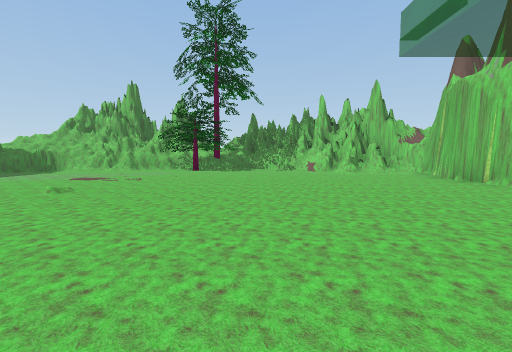
[1] (above)

12 first-person views from a walk through a scene from a Unity 3-D project. The camera is 1.2 m above the floor, tilts 4° down and sees 85° across. The floor is counted in squares, 2.4 m on a side. Each view is taken from the middle of a square. On the plan, view 1 faces up. The plan holds only what a view shows up to about 9 squares ahead; the rest is blank. The place goes on beyond the plan. The player is left out. Some surface patterns are stand-ins.

[2]
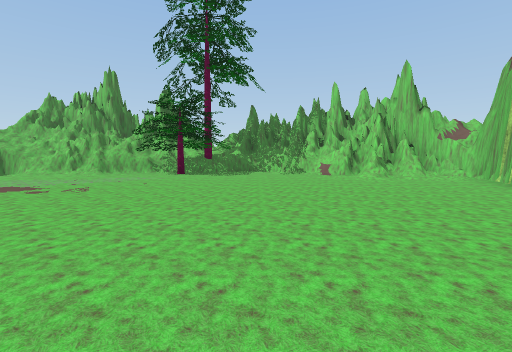

[3]
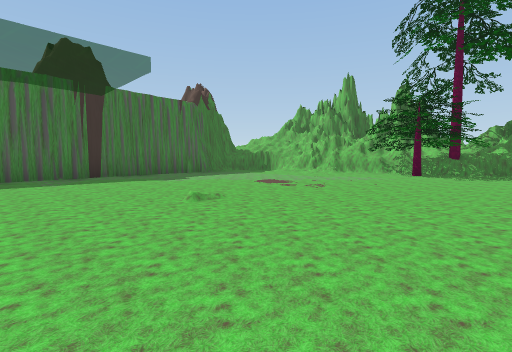

[4]
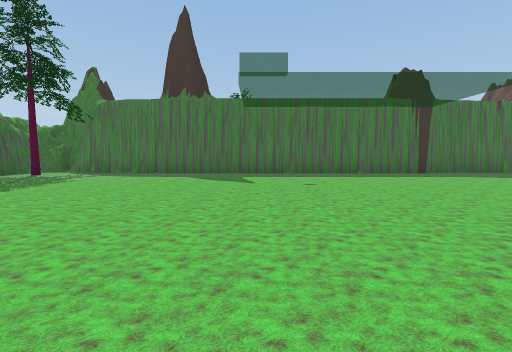

[5]
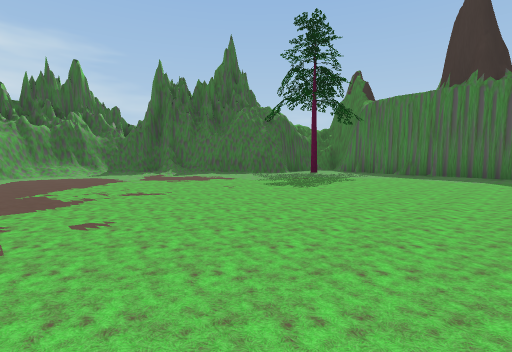

[6]
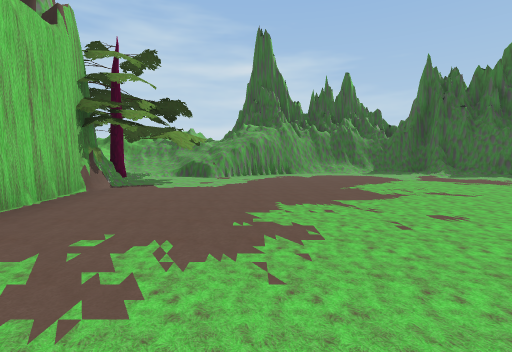

[7]
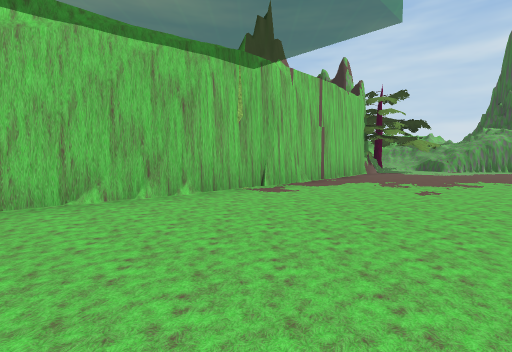

[8]
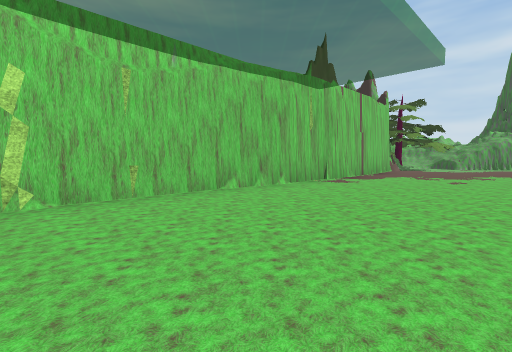

[9]
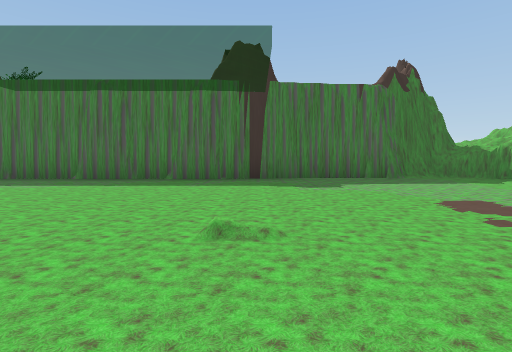

[10]
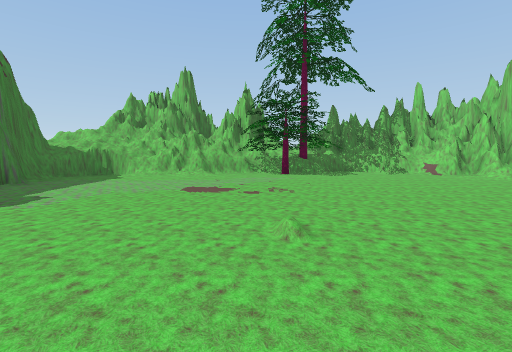

[11]
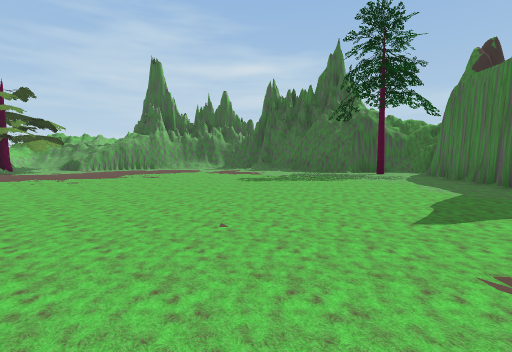

[12]
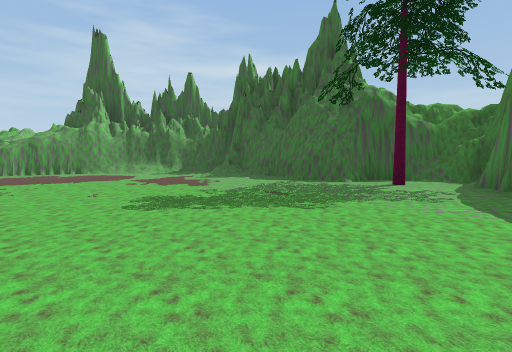

### Floor plan
Key: @ floor where view 1 was taken; # wall or solid block; . floor; / step, stairs or slope; ^ raised ledge; O other object.
Columns run from 8 left of view 1 to 5 right of it. Each row starts with its distance up from view 1.
 12      ###
 11   ####O#####
 10 ##^#..O...^##
  9 #.....O....###
  8 #............#
  7 #............#
  6 #............#
  5 #............#
  4 #............#
  3 #............#
  2 #............#
  1 #............#
  0 #.......@....#
 -1 #............#
 -2 #............#
 -3 #............#
 -4 #............#
 -5 #............#
 -6 #...........##
 -7 #. ........^##
 -8 ####....... #
 -9    #//.....##
-10    ###//.###
-11      #####

Where each view was taken, in squares from view 1:
view 1: 0 up, 0 right, facing up
view 2: 2 up, 0 right, facing up
view 3: 2 up, 0 right, facing up-left
view 4: 1 down, 1 right, facing left
view 5: 2 down, 1 right, facing down-left
view 6: 2 down, 2 right, facing down
view 7: 2 up, 1 right, facing down-right
view 8: 4 up, 1 right, facing down-right
view 9: 4 up, 1 left, facing left
view 10: 2 up, 3 left, facing up
view 11: 1 up, 3 left, facing down
view 12: 2 down, 4 left, facing down
